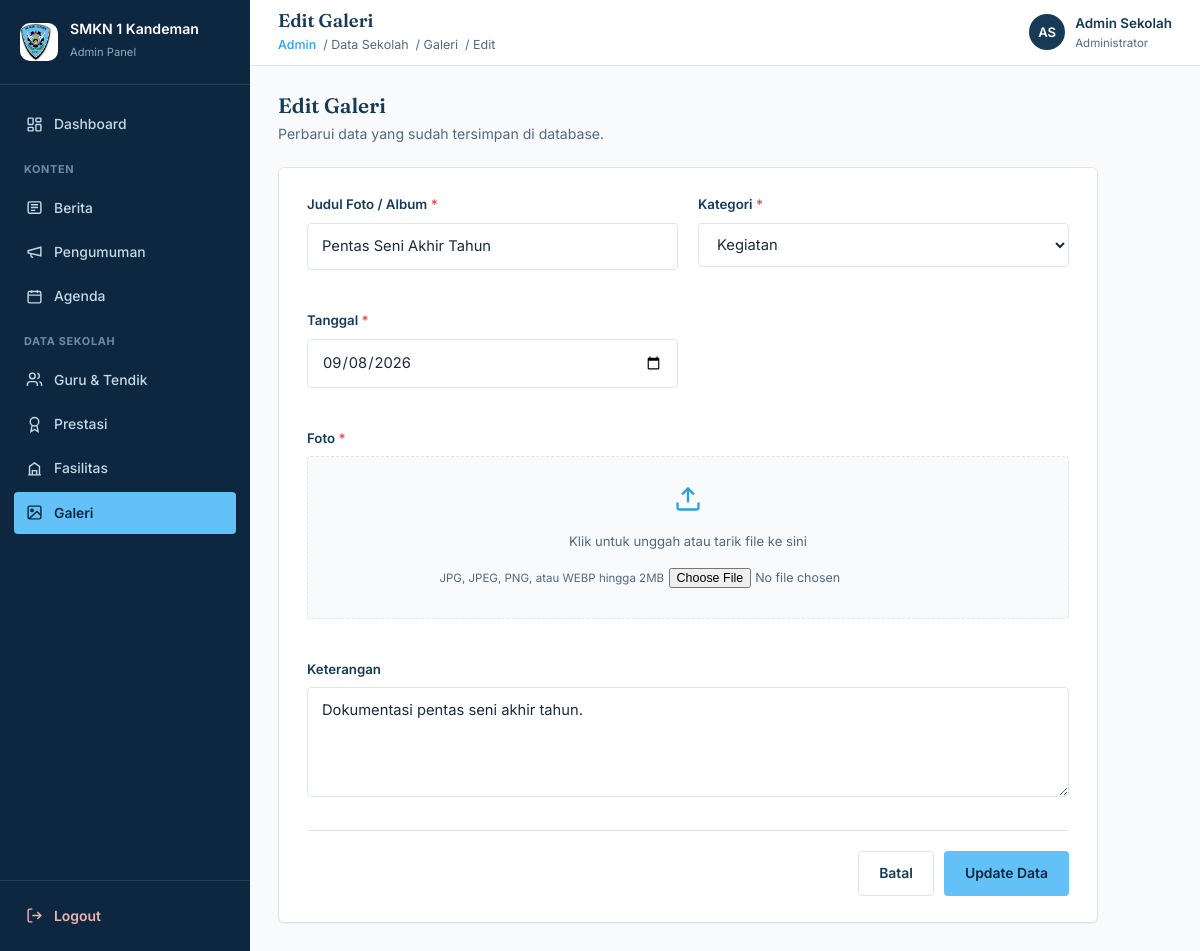
/admin/galeri/edit.php?id=2 (signed in), run on the app's committed database.
### tables this page shows
CREATE TABLE IF NOT EXISTS galeri (
    id INT UNSIGNED AUTO_INCREMENT PRIMARY KEY,
    judul VARCHAR(200) NOT NULL,
    kategori ENUM('Kegiatan','Prestasi','Fasilitas','Umum') NOT NULL DEFAULT 'Umum',
    tanggal DATE NOT NULL,
    foto VARCHAR(255) DEFAULT NULL,
    keterangan TEXT,
    created_at TIMESTAMP DEFAULT CURRENT_TIMESTAMP,
    updated_at TIMESTAMP DEFAULT CURRENT_TIMESTAMP ON UPDATE CURRENT_TIMESTAMP
);

### admin/galeri/edit.php (the view, shortened to what this page needs)
<?php
require_once '../../config/koneksi.php';
$id = isset($_GET['id']) ? intval($_GET['id']) : (isset($_POST['id']) ? intval($_POST['id']) : 0);
$errors = [];
if ($_SERVER['REQUEST_METHOD'] === 'POST') {
    $judul = trim($_POST['judul'] ?? '');
    $kategori = trim($_POST['kategori'] ?? '');
    $tanggal = trim($_POST['tanggal'] ?? '');
    $keterangan = trim($_POST['keterangan'] ?? '');
    $foto = handle_upload('foto', __DIR__ . '/../uploads/galeri/', $_POST['old_foto'] ?? null);
    if ($judul === '') {
        $errors[] = 'Judul Foto / Album wajib diisi.';
    }
    if ($kategori === '') {
        $errors[] = 'Kategori wajib diisi.';
    }
    if ($tanggal === '') {
        $errors[] = 'Tanggal wajib diisi.';
    }
    if (empty($errors)) {
        $stmt = mysqli_prepare($koneksi, "UPDATE galeri SET judul = ?, kategori = ?, tanggal = ?, foto = ?, keterangan = ? WHERE id = ?");
        mysqli_stmt_bind_param($stmt, "sssssi", $judul, $kategori, $tanggal, $foto, $keterangan, $id);
        if (mysqli_stmt_execute($stmt)) {
            header('Location: index.php?msg=edit_sukses');
            exit;
        } else {
            $errors[] = 'Gagal memperbarui data: ' . mysqli_error($koneksi);
        }
    }
    $data = $_POST;
} else {
    $result = mysqli_query($koneksi, "SELECT * FROM galeri WHERE id = " . $id . " LIMIT 1");
    $row = mysqli_fetch_assoc($result);
    $data = $row;
}
include '../includes/header.php';
include '../includes/sidebar.php';
?>
<div class="main-area">
    <?php include '../includes/topbar.php'; ?>
    <div class="content">
        <div class="page-head">
            <div>
                <h2>Edit Galeri</h2>
                <p>Perbarui data yang sudah tersimpan di database.</p>
            </div>
        </div>
        <form class="form-panel" action="edit.php?id=<?php echo $id; ?>" method="post" enctype="multipart/form-data" autocomplete="off">
            <div class="form-grid">
                <div class="form-group">
                    <label for="judul">Judul Foto / Album <span style="color:var(--danger);">*</span></label>
                    <input type="text" id="judul" name="judul" class="field-input" placeholder="Masukkan judul foto atau album" value="<?php echo htmlspecialchars($data['judul'] ?? ''); ?>" required>
                </div>
                <div class="form-group">
                    <label for="kategori">Kategori <span style="color:var(--danger);">*</span></label>
                    <select id="kategori" name="kategori" class="field-input" required>
                        <option value="Kegiatan" <?php echo ((($data['kategori'] ?? '')) === 'Kegiatan') ? 'selected' : ''; ?>>Kegiatan</option>
                    </select>
                </div>
                <div class="form-group">
                    <label for="tanggal">Tanggal <span style="color:var(--danger);">*</span></label>
                    <input type="date" id="tanggal" name="tanggal" class="field-input" value="<?php echo htmlspecialchars($data['tanggal'] ?? ''); ?>" required>
                </div>
                <div class="form-group full">
                    <label>Foto <span style="color:var(--danger);">*</span></label>
                    <div class="upload-box">
                        <svg viewBox="0 0 24 24" fill="none" stroke="currentColor" stroke-width="2"><path d="M21 15v4a2 2 0 0 1-2 2H5a2 2 0 0 1-2-2v-4"/><path d="M17 8l-5-5-5 5"/><path d="M12 3v12"/></svg>
                        <p>Klik untuk unggah atau tarik file ke sini</p>
                        <span>JPG, JPEG, PNG, atau WEBP hingga 2MB</span>
                        <input type="file" name="foto" accept=".jpg,.jpeg,.png,.webp" style="margin-top:12px;font-size:.78rem;">
                    </div>
                </div>
                <div class="form-group full">
                    <label for="keterangan">Keterangan</label>
                    <textarea id="keterangan" name="keterangan" class="field-input" placeholder="Keterangan singkat foto" rows="3"><?php echo htmlspecialchars($data['keterangan'] ?? ''); ?></textarea>
                </div>
            </div>
            <div class="form-actions">
                <a href="index.php" class="btn btn-outline">Batal</a>
                <button type="submit" class="btn btn-primary">Update Data</button>
            </div>
        </form>
    </div>
<?php include '../includes/footer.php'; ?>

### admin/assets/css/admin.css (style rules this page uses)
:root { --navy:#173B57; --navy-dark:#0E2740; --navy-soft:#2C5578; --sky:#63C1F7; --sky-dark:#2E9FE0; --bg:#F8FAFC; --white:#FFFFFF; --ink:#1C2B3A; --text-secondary:#54697E; --border:#DCE6EF; --shadow: 0 1px 2px rgba(15,39,64,.06); --shadow-md: 0 4px 14px rgba(15,39,64,.08); --radius-lg: 6px; --radius-md: 4px; --danger:#D9534F; --danger-soft:#FBEAE9; --success:#2E9E5B; --success-soft:#E7F6ED; --warning:#C98A1F; --warning-soft:#FBF3E3; --sidebar-w: 250px; --topbar-h: 66px; }
* { box-sizing:border-box; }
button,input,textarea,select { font:inherit; }
button { margin:0;cursor:pointer; }
html { scroll-behavior:smooth; }
body { margin:0; font-family:'Inter',Arial,sans-serif; color:var(--ink); background:var(--bg); line-height:1.6; -webkit-font-smoothing:antialiased; }
h1,h2,h3,h4 { font-family:'Fraunces',Georgia,serif; color:var(--navy); margin:0; line-height:1.2; font-weight:600; }
p { margin:0; }
a { color:inherit;text-decoration:none; }
.field-input { width:100%; padding:11px 14px; border:1.5px solid var(--border); border-radius:var(--radius-md); background:var(--white); font-size:.92rem; color:var(--ink); transition:border-color .15s ease; }
.btn { display:inline-flex;align-items:center;justify-content:center;gap:8px; padding:10px 20px;border-radius:var(--radius-md); font-weight:600;font-size:.87rem; border:1.5px solid transparent;cursor:pointer; transition:background .15s ease, color .15s ease, border-color .15s ease; white-space:nowrap; }
.btn-primary { background:var(--sky);color:var(--navy-dark); }
.btn-outline { border-color:var(--border);color:var(--navy);background:var(--white); }
.main-area { flex:1; margin-left:var(--sidebar-w); display:flex; flex-direction:column; min-width:0; }
.content { padding:28px;flex:1; }
.page-head { display:flex;align-items:flex-start;justify-content:space-between; flex-wrap:wrap;gap:14px; margin-bottom:22px; }
.page-head h2 { font-size:1.3rem; }
.page-head p { color:var(--text-secondary);font-size:.88rem;margin-top:4px; }
.form-panel { background:var(--white);border:1px solid var(--border);border-radius:var(--radius-lg); box-shadow:var(--shadow);padding:26px 28px;max-width:820px; }
.form-grid { display:grid;grid-template-columns:1fr 1fr;gap:20px; }
.form-group { margin-bottom:20px; }
.form-group.full { grid-column:1/-1; }
.form-group label { display:block;font-size:.83rem;font-weight:600;color:var(--navy);margin-bottom:7px; }
textarea.field-input { resize:vertical;min-height:110px; }
.upload-box { border:1.5px dashed var(--border);border-radius:var(--radius-md); padding:28px 16px;text-align:center;color:var(--text-secondary); background:var(--bg); }
.upload-box svg { width:28px;height:28px;stroke:var(--sky-dark);margin:0 auto 10px; }
.upload-box p { font-size:.82rem;margin-bottom:4px; }
.upload-box span { font-size:.72rem; }
.form-actions { display:flex;gap:10px;justify-content:flex-end; margin-top:6px;padding-top:20px;border-top:1px solid var(--border); }

### data on the page
galeri: judul "Pentas Seni Akhir Tahun", kategori "Kegiatan", tanggal "09/08/2026", keterangan "Dokumentasi pentas seni akhir tahun."

### other printed values
$pageTitle "Edit Galeri"
$crumb "Data Sekolah"
$crumb "Galeri"
$crumb "Edit"
$initials "AS"
$adminNama "Admin Sekolah"
